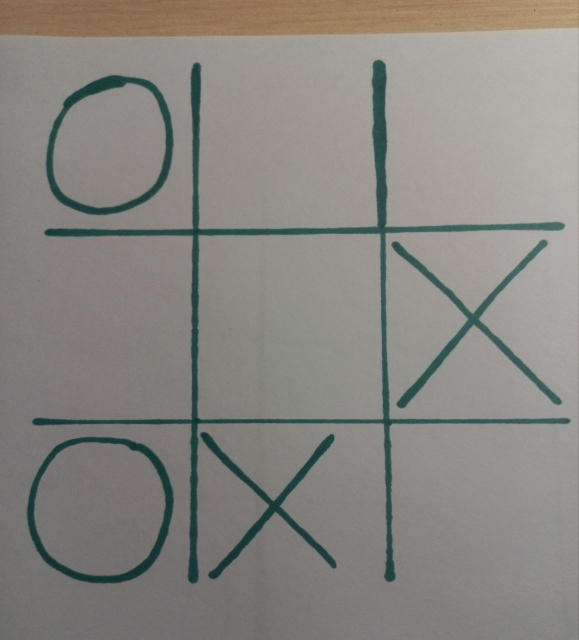
#> input picture tic-tac-toe/images/tic-tac-toe.jpg, 579 x 640 px
$ python tic-tac-toe.py
#> lines starting #> are read from the running program, lines starting #| are printed output that depends on the picture; after the words box and inside, x2 and y2 are one past the last pixel; in counts of white or black regions, pixels touching at a corner belong together
import math
import cv2 as cv
import numpy as np


def detect_game_board_from_image():
    filename = 'images/tic-tac-toe.jpg'
    # Загрузка изображения
    image = cv.imread(cv.samples.findFile(filename))
#> image is the input picture: shape (640, 579, 3); mean B, G, R 128.9, 133.7, 135.9

    if image is None:
        print('Ошибка открытия изображения')
        return -1

    cv.imshow("Source", image)
    cv.waitKey()

    # Применение алгоритма Canny для обнаружения границ
    dst = cv.Canny(image, 50, 200, None, 3)
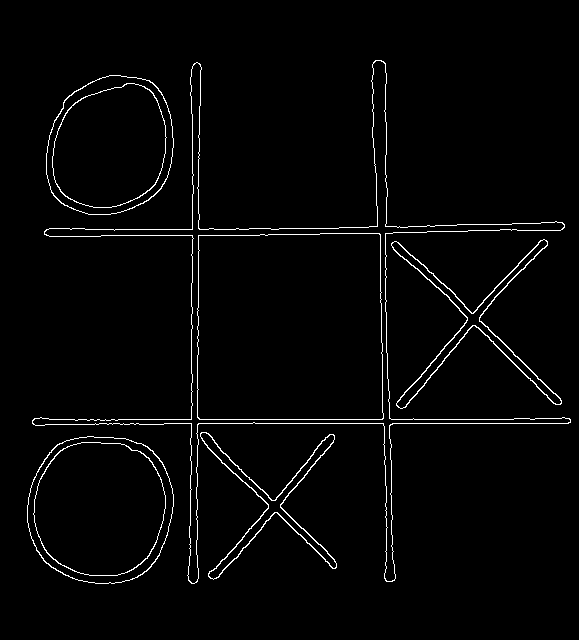
#> dst: shape (640, 579); 2.3% white in thin lines or dots, all inside (x1, y1, x2, y2) = (27, 60, 571, 584)

    # Преобразование изображения в оттенки серого
    gray_image = cv.cvtColor(dst, cv.COLOR_GRAY2BGR)

    # Выполнение преобразования Хафа для поиска прямых линий
    lines = cv.HoughLines(dst, 1, np.pi / 180, 150, None, 0, 0)
#> lines = 15 rows, first 8: [419, 1.57], [423, 1.57], [239, 1.55], [386, 0], [233, 1.55], [191, 0], [198, 0], [229, 1.57]

    delta = 0.05  # Погрешность на угол theta к осям координат для линий поля
    horizontal_theta = 1.57  # Горизонтальные линии
    vertical_theta = 0.0  # Вертикальные линии

    same_line_delta = 20  # если линии находятся на таком расстоянии, значит это одна линия

    horizontal_lines = []
    vertical_lines = []

    if lines is not None:
        for i in range(0, len(lines)):
            rho = lines[i][0][0]
            theta = lines[i][0][1]
            a = math.cos(theta)
            b = math.sin(theta)
            x0 = a * rho
            y0 = b * rho
            pt1 = (int(x0 + 1000 * (-b)), int(y0 + 1000 * a))
            pt2 = (int(x0 - 1000 * (-b)), int(y0 - 1000 * a))
            if abs(vertical_theta - theta) < delta:
                same_exists = False
                for line in vertical_lines:
                    if abs(rho - line[0][0]) < same_line_delta:
                        same_exists = True
                if not same_exists:
                    vertical_lines.append(lines[i])
                    cv.line(gray_image, pt1, pt2, (255, 255, 255), 3, cv.LINE_AA)

            elif abs(horizontal_theta - theta) < delta:
                same_exists = False
                for line in horizontal_lines:
                    if abs(rho - line[0][0]) < same_line_delta:
                        same_exists = True
                if not same_exists:
                    horizontal_lines.append(lines[i])
                    cv.line(gray_image, pt1, pt2, (0, 0, 255), 3, cv.LINE_AA)
#> this loop made 15 passes
#> (rho, theta, a, b, x0, y0, pt1, pt2) on passes 1 to 10: (419, 1.57, -4.37e-08, 1, -1.83e-05, 419, (-1000, 418), (999, 419)), (423, 1.57, -4.37e-08, 1, -1.85e-05, 423, (-1000, 422), (999, 423)), (239, 1.55, 0.0175, 1, 4.17, 239, (-995, 256), (1004, 221)), (386, 0, 1, 0, 386, 0, (386, 1000), (386, -1000)), (233, 1.55, 0.0175, 1, 4.07, 233, (-995, 250), (1003, 215)), (191, 0, 1, 0, 191, 0, (191, 1000), (191, -1000)), (198, 0, 1, 0, 198, 0, (198, 1000), (198, -1000)), (229, 1.57, -4.37e-08, 1, -1e-05, 229, (-1000, 228), (999, 229)), (-374, 3.11, -0.999, 0.0349, 373.8, -13.05, (338, -1012), (408, 986)), (559, 0.785, 0.707, 0.707, 395.3, 395.3, (-311, 1102), (1102, -311))
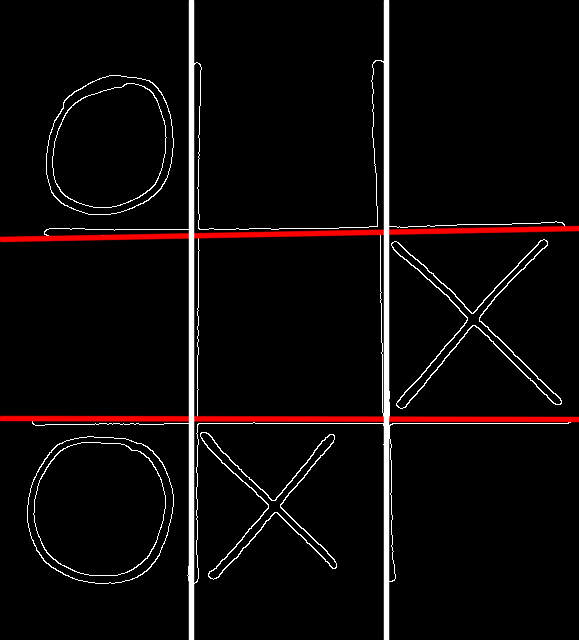
#> gray_image: shape (640, 579, 3); mean B, G, R 9.1, 9.1, 13.3
#> after the loop, horizontal_lines = [[[419, 1.57]], [[239, 1.55]]]; vertical_lines = [[[386, 0]], [[191, 0]]]

    cv.imshow("Detected Lines (in red) - Standard Hough Line Transform", gray_image)
    cv.waitKey()

    # Мы нашли 2 вертикальные и 2 горизонтальные линии
    # Теперь найдем центры клеток поля

    horizontal_point_distance_half_coord = abs(horizontal_lines[0][0][0] - horizontal_lines[1][0][0]) / 2  # Половина расстояния между горизонтальными линиями
#> horizontal_point_distance_half_coord = 90
    vertical_point_distance_half_coord = abs(vertical_lines[0][0][0] - vertical_lines[1][0][0]) / 2  # Половина расстояния между вертикальными линиями
#> vertical_point_distance_half_coord = 97.5

    min_horizontal_line_coord = min(float(horizontal_lines[0][0][0]), float(horizontal_lines[1][0][0]))  # Расстояние до нижней горизонтальной линии
#> min_horizontal_line_coord = 239
    min_vertical_line_coord = min(float(vertical_lines[0][0][0]), float(vertical_lines[1][0][0]))  # Расстояние до левой вертикальной линии
#> min_vertical_line_coord = 191

    max_horizontal_line_coord = max(float(horizontal_lines[0][0][0]), float(horizontal_lines[1][0][0]))  # Расстояние до верхней горизонтальной линии
#> max_horizontal_line_coord = 419
    max_vertical_line_coord = max(float(vertical_lines[0][0][0]), float(vertical_lines[1][0][0]))  # Расстояние до правой вертикальной линии
#> max_vertical_line_coord = 386

    top_left_cell = [
        min_vertical_line_coord - vertical_point_distance_half_coord,
        max_horizontal_line_coord + horizontal_point_distance_half_coord
    ]
#> top_left_cell = [93.5, 509]

    top_center_cell = [
        min_vertical_line_coord + vertical_point_distance_half_coord,
        max_horizontal_line_coord + horizontal_point_distance_half_coord
    ]
#> top_center_cell = [288.5, 509]

    top_right_cell = [
        max_vertical_line_coord + vertical_point_distance_half_coord,
        max_horizontal_line_coord + horizontal_point_distance_half_coord
    ]
#> top_right_cell = [483.5, 509]

    middle_left_cell = [
        min_vertical_line_coord - vertical_point_distance_half_coord,
        min_horizontal_line_coord + horizontal_point_distance_half_coord
    ]
#> middle_left_cell = [93.5, 329]

    middle_center_cell = [
        min_vertical_line_coord + vertical_point_distance_half_coord,
        min_horizontal_line_coord + horizontal_point_distance_half_coord
    ]
#> middle_center_cell = [288.5, 329]

    middle_right_cell = [
        max_vertical_line_coord + vertical_point_distance_half_coord,
        min_horizontal_line_coord + horizontal_point_distance_half_coord
    ]
#> middle_right_cell = [483.5, 329]

    bottom_left_cell = [
        min_vertical_line_coord - vertical_point_distance_half_coord,
        min_horizontal_line_coord - horizontal_point_distance_half_coord
    ]
#> bottom_left_cell = [93.5, 149]

    bottom_center_cell = [
        min_vertical_line_coord + vertical_point_distance_half_coord,
        min_horizontal_line_coord - horizontal_point_distance_half_coord
    ]
#> bottom_center_cell = [288.5, 149]

    bottom_right_cell = [
        max_vertical_line_coord + vertical_point_distance_half_coord,
        min_horizontal_line_coord - horizontal_point_distance_half_coord
    ]
#> bottom_right_cell = [483.5, 149]

    cells_center_coords = [[top_left_cell, top_center_cell, top_right_cell],
                           [middle_left_cell, middle_center_cell, middle_right_cell],
                           [bottom_left_cell, bottom_center_cell, bottom_right_cell]]
#> cells_center_coords = [[[93.5, 509], [288.5, 509], [483.5, 509]], [[93.5, 329], [288.5, 329], [483.5, 329]], [[93.5, 149], [288.5, 149], [483.5, 149]]]

    print(cells_center_coords)
#| [[[93.5, 509.0], [288.5, 509.0], [483.5, 509.0]], [[93.5, 329.0], [288.5, 329.0], [483.5, 329.0]], [[93.5, 149.0], [288.5, 149.0], [483.5, 149.0]]]

    cells_elements = [['-', '-', '-'],
                      ['-', '-', '-'],
                      ['-', '-', '-']]

    # Поиск кругов - ноликов
    circle_image = cv.imread(filename)

    circle_image = cv.cvtColor(circle_image, cv.COLOR_BGR2GRAY)
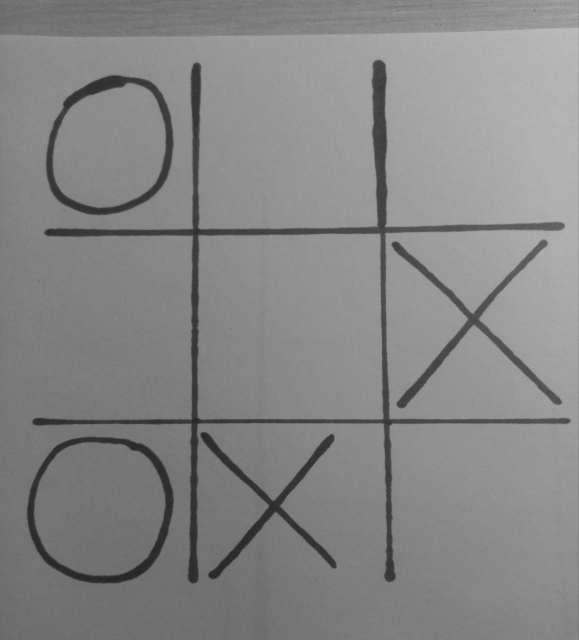
#> circle_image: shape (640, 579); min 35, max 188, mean 133.8

    circle_image = cv.medianBlur(circle_image, 5)

    rows = circle_image.shape[0]
#> rows = 640
    circles = cv.HoughCircles(circle_image, cv.HOUGH_GRADIENT, 1, rows / 8,
                              param1=100, param2=30,
                              minRadius=0, maxRadius=100)
#> circles = [[101.5, 503.5, 72.2], [108.5, 147.5, 64.6]]

    if circles is not None:
        circles = np.uint16(np.around(circles))
#> circles = [[102, 504, 72], [108, 148, 65]]
        for i in circles[0, :]:
            center = (i[0], i[1])

            cv.circle(gray_image, center, 1, (200, 100, 100), 3)
            radius = i[2]
            cv.circle(gray_image, center, radius, (100, 255, 255), 3)

            center_x = center[0]
            center_y = center[1]

            if check_less(center_x, min_vertical_line_coord) and check_less(center_y, min_horizontal_line_coord):
                cells_elements[0][0] = 'o'
            elif check_middle(center_x, min_vertical_line_coord, max_vertical_line_coord) and check_less(center_y, min_horizontal_line_coord):
                cells_elements[0][1] = 'o'
            elif check_large(center_x, max_vertical_line_coord) and check_less(center_y, min_horizontal_line_coord):
                cells_elements[0][2] = 'o'
            elif check_less(center_x, min_vertical_line_coord) and check_middle(center_y, min_horizontal_line_coord, max_horizontal_line_coord):
                cells_elements[1][0] = 'o'
            elif check_middle(center_x, min_vertical_line_coord, max_vertical_line_coord) and check_middle(center_y, min_horizontal_line_coord, max_horizontal_line_coord):
                cells_elements[1][1] = 'o'
            elif check_large(center_x, max_vertical_line_coord) and check_middle(center_y, min_horizontal_line_coord, max_horizontal_line_coord):
                cells_elements[1][2] = 'o'
            elif check_less(center_x, min_vertical_line_coord) and check_large(center_y, max_horizontal_line_coord):
                cells_elements[2][0] = 'o'
            elif check_middle(center_x, min_vertical_line_coord, max_vertical_line_coord) and check_large(center_y, max_horizontal_line_coord):
                cells_elements[2][1] = 'o'
            elif check_large(center_x, max_vertical_line_coord) and check_large(center_y, max_horizontal_line_coord):
                cells_elements[2][2] = 'o'
#> this loop made 2 passes
#> (radius, center_x, center_y) on passes 1 to 2: (72, 102, 504), (65, 108, 148)
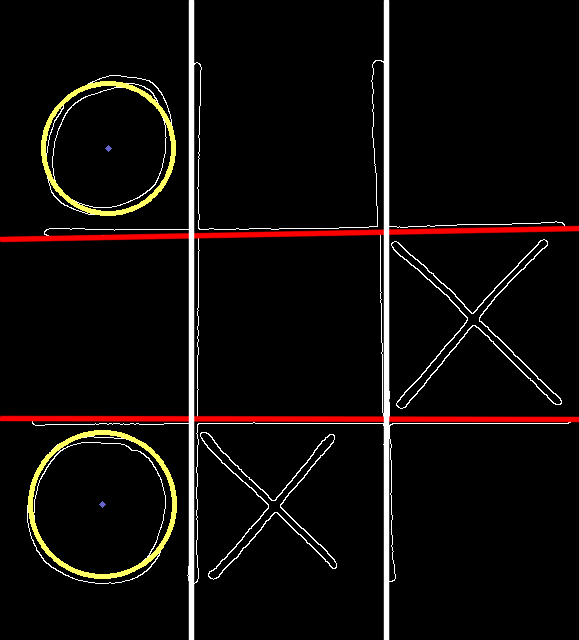
#> gray_image: shape (640, 579, 3); 1.16% of pixels changed, all inside (x1, y1, x2, y2) = (28, 81, 177, 579)
#> after the loop, cells_elements = [['o', '-', '-'], ['-', '-', '-'], ['o', '-', '-']]

    # Поиск крестиков
    cross_image = cv.imread(filename)
    cross_image = cv.cvtColor(cross_image, cv.COLOR_BGR2GRAY)
    ret, thresh = cv.threshold(cross_image, 100, 255, cv.THRESH_BINARY)
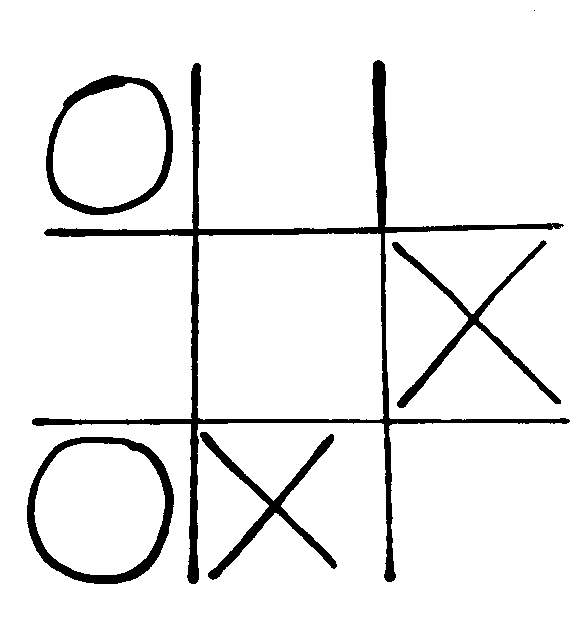
#> thresh: shape (640, 579); 93.2% white; 6 black regions (1 under 20 px)
    contours, hierarchy = cv.findContours(thresh, cv.RETR_TREE, cv.CHAIN_APPROX_NONE)
#> contours = 11 contours, 2 with area under 20; largest, box (x1, y1, x2, y2) and area: (0, 0, 579, 640) 369342, (31, 59, 571, 585) 48322, (197, 233, 384, 420) 33514, (26, 436, 175, 585) 17842, (45, 74, 174, 216) 14488

    for contour in contours:
        area = cv.contourArea(contour)
        if 1000 < area < 10_000:
            M = cv.moments(contour)
            if M['m00'] != 0:
                center_x = int(M['m10'] / M['m00'])
                center_y = int(M['m01'] / M['m00'])

                if check_less(center_x, min_vertical_line_coord) and check_less(center_y, min_horizontal_line_coord) and cells_elements[0][0] != 'o':
                    cells_elements[0][0] = 'x'
                elif check_middle(center_x, min_vertical_line_coord, max_vertical_line_coord) and check_less(center_y,min_horizontal_line_coord) and cells_elements[0][1] != 'o':
                    cells_elements[0][1] = 'x'
                elif check_large(center_x, max_vertical_line_coord) and check_less(center_y, min_horizontal_line_coord) and cells_elements[0][2] != 'o':
                    cells_elements[0][2] = 'x'
                elif check_less(center_x, min_vertical_line_coord) and check_middle(center_y, min_horizontal_line_coord,max_horizontal_line_coord) and cells_elements[1][0] != 'o':
                    cells_elements[1][0] = 'x'
                elif check_middle(center_x, min_vertical_line_coord, max_vertical_line_coord) and check_middle(center_y, min_horizontal_line_coord,max_horizontal_line_coord) and cells_elements[1][1] != 'o':
                    cells_elements[1][1] = 'x'
                elif check_large(center_x, max_vertical_line_coord) and check_middle(center_y,min_horizontal_line_coord,max_horizontal_line_coord) and cells_elements[1][2] != 'o':
                    cells_elements[1][2] = 'x'
                elif check_less(center_x, min_vertical_line_coord) and check_large(center_y, max_horizontal_line_coord) and cells_elements[2][0] != 'o':
                    cells_elements[2][0] = 'x'
                elif check_middle(center_x, min_vertical_line_coord, max_vertical_line_coord) and check_large(center_y,max_horizontal_line_coord) and cells_elements[2][1] != 'o':
                    cells_elements[2][1] = 'x'
                elif check_large(center_x, max_vertical_line_coord) and check_large(center_y,max_horizontal_line_coord) and cells_elements[2][2] != 'o':
                    cells_elements[2][2] = 'x'
                cv.circle(gray_image, (center_x, center_y), 10, (255, 0, 0), -1)
#> this loop made 11 passes
#> (area, center_x, center_y) on passes 4 to 5: (3170, 268, 503), (3167.5, 469, 325)
#> area on passes 1, 2, 3, 6, 7, 8: 369342, 17841.5, 13779.5, 14488.5, 10941, 48322
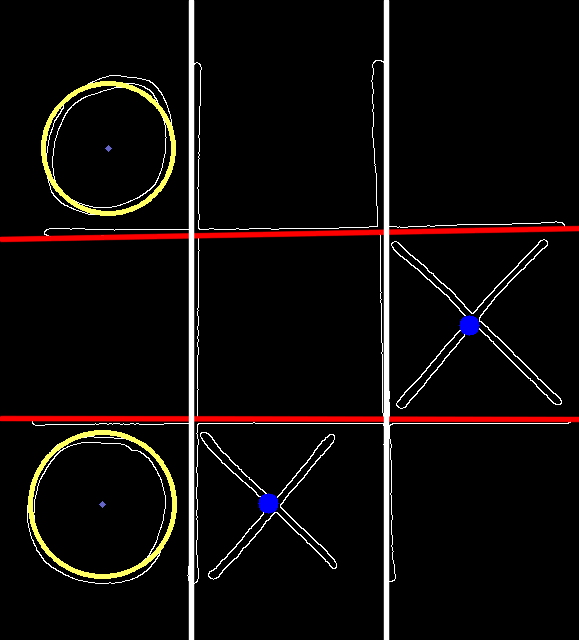
#> gray_image: shape (640, 579, 3); 0.17% of pixels changed, all inside (x1, y1, x2, y2) = (258, 315, 480, 514)
#> after the loop, cells_elements = [['o', '-', '-'], ['-', '-', 'x'], ['o', 'x', '-']]

    print(cells_elements)
#| [['o', '-', '-'], ['-', '-', 'x'], ['o', 'x', '-']]

    cv.imshow("Detected Lines (in red) - Standard Hough Line Transform", gray_image)
    cv.waitKey()

    return cells_center_coords, cells_elements


def check_less(src_coord, coord):
    return src_coord < coord

def check_large(src_coord, coord):
    return src_coord > coord

def check_middle(src, min, max):
    return min < src < max


detect_game_board_from_image()
